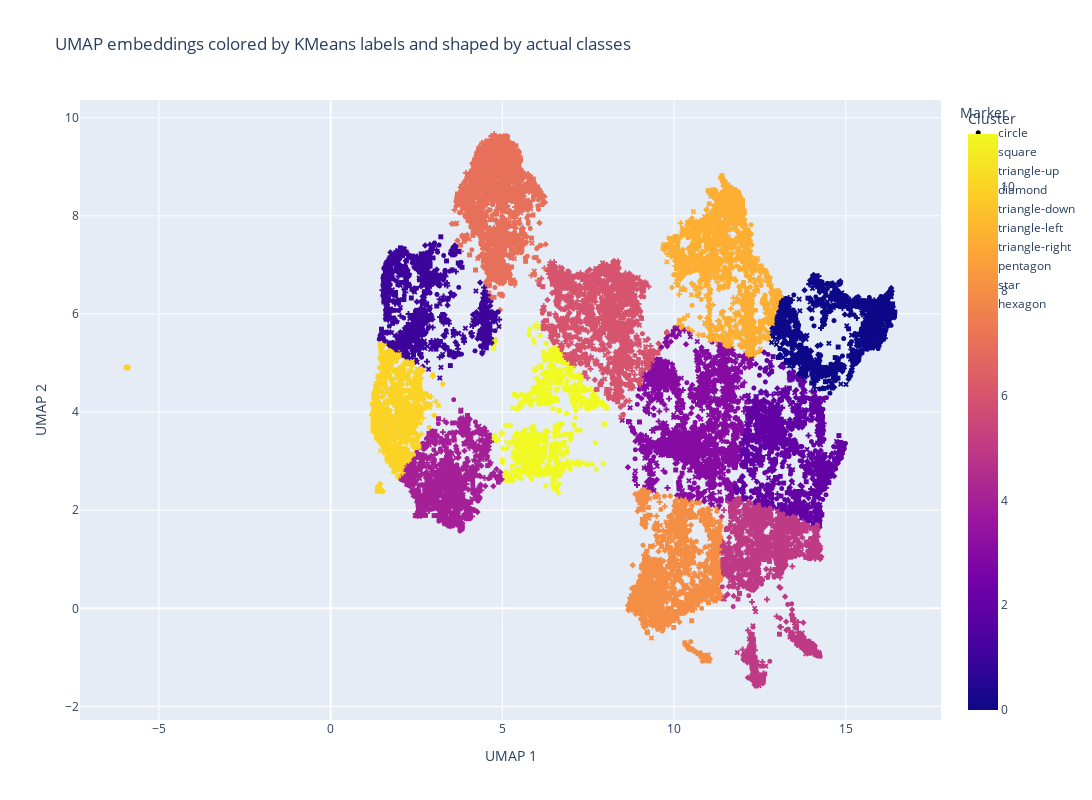

Notebook code cell kept with this figure:
### Code cell
import plotly.express as px

# Create a dataframe for plotly
plot_df = pd.DataFrame(umap_embeddings, columns=['UMAP 1', 'UMAP 2'])
plot_df['Cluster'] = kmeans_labels
plot_df['Class'] = df['cat_id']

# Define markers for actual classes
markers = ['circle', 'square', 'triangle-up', 'diamond', 'triangle-down', 'triangle-left', 'triangle-right', 'pentagon', 'star', 'hexagon']

# Create a new column for marker shapes
plot_df['Marker'] = plot_df['Class'].apply(lambda x: markers[x % len(markers)])

# Plot using plotly
fig = px.scatter(plot_df, x='UMAP 1', y='UMAP 2', color='Cluster', symbol='Marker',
                 title="UMAP embeddings colored by KMeans labels and shaped by actual classes",
                 symbol_map={str(i): marker for i, marker in enumerate(markers)}, width=1800, height=800)

fig.update_traces(marker=dict(size=5))  # Adjust the marker size
fig.show()

### Figure 1 — Plotly figure (JSON) as saved in the notebook; plotly's stock layout.template omitted (floating-point values rounded to 4 significant figures; data arrays with more than 128 entries replaced by an {"elided": "..."} marker saying what was removed)
{"data": [{"hovertemplate": "Marker=circle<br>UMAP 1=%{x}<br>UMAP 2=%{y}<br>Cluster=%{marker.color}<extra></extra>", "legendgroup": "circle", "marker": {"color": {"elided": "3437 int values"}, "coloraxis": "coloraxis", "size": 5, "symbol": "circle"}, "mode": "markers", "name": "circle", "showlegend": true, "type": "scattergl", "x": {"elided": "3437 float values"}, "xaxis": "x", "y": {"elided": "3437 float values"}, "yaxis": "y"}, {"hovertemplate": "Marker=square<br>UMAP 1=%{x}<br>UMAP 2=%{y}<br>Cluster=%{marker.color}<extra></extra>", "legendgroup": "square", "marker": {"color": {"elided": "3213 int values"}, "coloraxis": "coloraxis", "size": 5, "symbol": "diamond"}, "mode": "markers", "name": "square", "showlegend": true, "type": "scattergl", "x": {"elided": "3213 float values"}, "xaxis": "x", "y": {"elided": "3213 float values"}, "yaxis": "y"}, {"hovertemplate": "Marker=triangle-up<br>UMAP 1=%{x}<br>UMAP 2=%{y}<br>Cluster=%{marker.color}<extra></extra>", "legendgroup": "triangle-up", "marker": {"color": {"elided": "1686 int values"}, "coloraxis": "coloraxis", "size": 5, "symbol": "square"}, "mode": "markers", "name": "triangle-up", "showlegend": true, "type": "scattergl", "x": {"elided": "1686 float values"}, "xaxis": "x", "y": {"elided": "1686 float values"}, "yaxis": "y"}, {"hovertemplate": "Marker=diamond<br>UMAP 1=%{x}<br>UMAP 2=%{y}<br>Cluster=%{marker.color}<extra></extra>", "legendgroup": "diamond", "marker": {"color": {"elided": "1637 int values"}, "coloraxis": "coloraxis", "size": 5, "symbol": "x"}, "mode": "markers", "name": "diamond", "showlegend": true, "type": "scattergl", "x": {"elided": "1637 float values"}, "xaxis": "x", "y": {"elided": "1637 float values"}, "yaxis": "y"}, {"hovertemplate": "Marker=triangle-down<br>UMAP 1=%{x}<br>UMAP 2=%{y}<br>Cluster=%{marker.color}<extra></extra>", "legendgroup": "triangle-down", "marker": {"color": {"elided": "1705 int values"}, "coloraxis": "coloraxis", "size": 5, "symbol": "cross"}, "mode": "markers", "name": "triangle-down", "showlegend": true, "type": "scattergl", "x": {"elided": "1705 float values"}, "xaxis": "x", "y": {"elided": "1705 float values"}, "yaxis": "y"}, {"hovertemplate": "Marker=triangle-left<br>UMAP 1=%{x}<br>UMAP 2=%{y}<br>Cluster=%{marker.color}<extra></extra>", "legendgroup": "triangle-left", "marker": {"color": {"elided": "1703 int values"}, "coloraxis": "coloraxis", "size": 5, "symbol": "circle"}, "mode": "markers", "name": "triangle-left", "showlegend": true, "type": "scattergl", "x": {"elided": "1703 float values"}, "xaxis": "x", "y": {"elided": "1703 float values"}, "yaxis": "y"}, {"hovertemplate": "Marker=triangle-right<br>UMAP 1=%{x}<br>UMAP 2=%{y}<br>Cluster=%{marker.color}<extra></extra>", "legendgroup": "triangle-right", "marker": {"color": {"elided": "1667 int values"}, "coloraxis": "coloraxis", "size": 5, "symbol": "diamond"}, "mode": "markers", "name": "triangle-right", "showlegend": true, "type": "scattergl", "x": {"elided": "1667 float values"}, "xaxis": "x", "y": {"elided": "1667 float values"}, "yaxis": "y"}, {"hovertemplate": "Marker=pentagon<br>UMAP 1=%{x}<br>UMAP 2=%{y}<br>Cluster=%{marker.color}<extra></extra>", "legendgroup": "pentagon", "marker": {"color": {"elided": "1643 int values"}, "coloraxis": "coloraxis", "size": 5, "symbol": "square"}, "mode": "markers", "name": "pentagon", "showlegend": true, "type": "scattergl", "x": {"elided": "1643 float values"}, "xaxis": "x", "y": {"elided": "1643 float values"}, "yaxis": "y"}, {"hovertemplate": "Marker=star<br>UMAP 1=%{x}<br>UMAP 2=%{y}<br>Cluster=%{marker.color}<extra></extra>", "legendgroup": "star", "marker": {"color": {"elided": "1679 int values"}, "coloraxis": "coloraxis", "size": 5, "symbol": "x"}, "mode": "markers", "name": "star", "showlegend": true, "type": "scattergl", "x": {"elided": "1679 float values"}, "xaxis": "x", "y": {"elided": "1679 float values"}, "yaxis": "y"}, {"hovertemplate": "Marker=hexagon<br>UMAP 1=%{x}<br>UMAP 2=%{y}<br>Cluster=%{marker.color}<extra></extra>", "legendgroup": "hexagon", "marker": {"color": {"elided": "1630 int values"}, "coloraxis": "coloraxis", "size": 5, "symbol": "cross"}, "mode": "markers", "name": "hexagon", "showlegend": true, "type": "scattergl", "x": {"elided": "1630 float values"}, "xaxis": "x", "y": {"elided": "1630 float values"}, "yaxis": "y"}], "layout": {"coloraxis": {"colorbar": {"title": {"text": "Cluster"}}, "colorscale": [[0, "#0d0887"], [0.1111, "#46039f"], [0.2222, "#7201a8"], [0.3333, "#9c179e"], [0.4444, "#bd3786"], [0.5556, "#d8576b"], [0.6667, "#ed7953"], [0.7778, "#fb9f3a"], [0.8889, "#fdca26"], [1, "#f0f921"]]}, "height": 800, "legend": {"title": {"text": "Marker"}, "tracegroupgap": 0}, "title": {"text": "UMAP embeddings colored by KMeans labels and shaped by actual classes"}, "width": 1800, "xaxis": {"anchor": "y", "domain": [0, 1], "title": {"text": "UMAP 1"}}, "yaxis": {"anchor": "x", "domain": [0, 1], "title": {"text": "UMAP 2"}}}}
